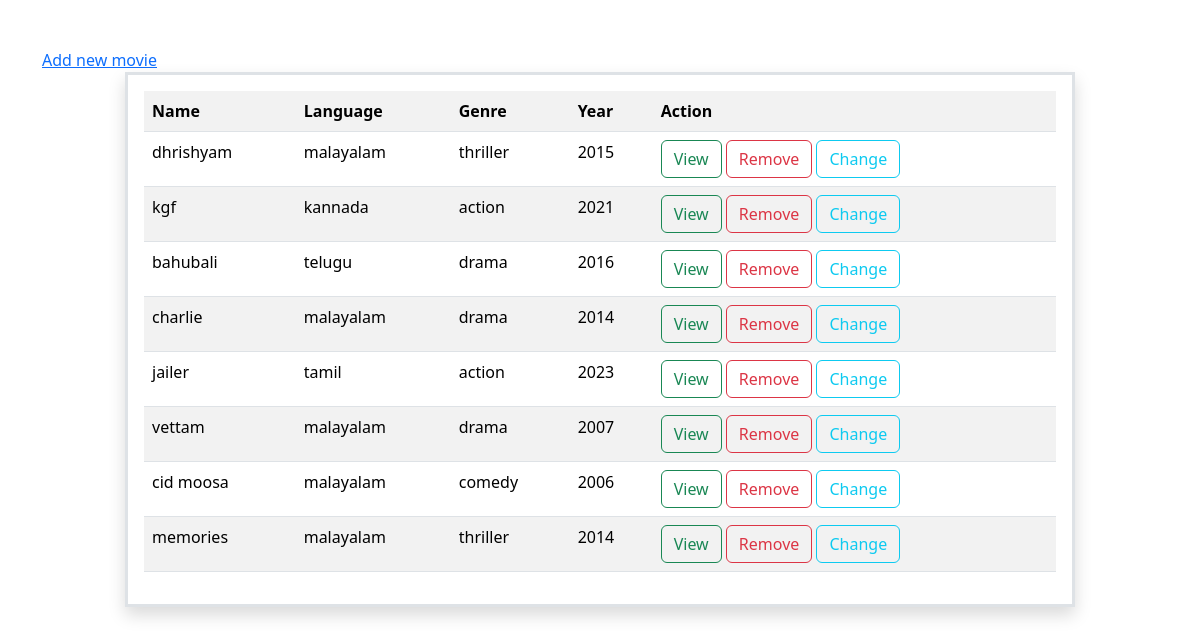
/movies/all/, run on the app's committed database.
### myapp/models.py (models this page shows, shortened)
class Movie(models.Model):
    name=models.CharField(max_length=200,unique=True)
    language=models.CharField(max_length=200)
    run_time=models.PositiveIntegerField()
    genre=models.CharField(max_length=200)
    director=models.CharField(max_length=200)
    year=models.PositiveIntegerField()
    actors=models.CharField(max_length=200)

### myapp/views.py (the view)
# urls.py: path("movies/all/",views.MovieListView.as_view(),name="movie-list"),
class MovieListView(View):
     def get(self,request,*args,**kwargs):
          qs=Movie.objects.all()
          return render(request,"movie_list.html",{"data":qs})

### myapp/templates/movie_list.html (shortened to what this page needs)
<!DOCTYPE html>
<html lang="en">
<head>
    <link href="https://cdn.jsdelivr.net/npm/bootstrap@5.3.2/dist/css/bootstrap.min.css" rel="stylesheet">
</head>
<body>
    <div class="container mt-5">
        <div class="row">
            <a href="{%url 'movie_add'%}">Add new movie</a>
        </div>
       <div class="row">
        <div class="col-1"></div>
        <div class="col-10 p-3 border border-3 shadow">
            <table class="table table-striped">
                <tr>
                    <th>Name</th>
                    <th>Language</th>
                    <th>Genre</th>
                    <th>Year</th>
                    <th>Action</th>
                </tr>
                {%for m in data%}
                <tr>
                    <td>{{m.name}}</td>
                    <td>{{m.language}}</td>
                    <td>{{m.genre}}</td>
                    <td>{{m.year}}</td>
                    <td>
                        <a href="{%url 'movie-detail' m.id %}" class="btn btn-outline-success">View</a>
                        <a href="{%url 'movie-delete' m.id%}" class="btn btn-outline-danger">Remove</a>
                        <a href="{%url 'movie-edit' m.id%}" class="btn btn-outline-info">Change</a>
                    </td>
                </tr>
                {%endfor%}
            </table>
        </div>
        <div class="col-1"></div>
       </div>
    </div>
</body>
</html>

### data on the page
Movie: name "dhrishyam", language "malayalam", genre "thriller", year "2015"
Movie: name "kgf", language "kannada", genre "action", year "2021"
Movie: name "bahubali", language "telugu", genre "drama", year "2016"
Movie: name "charlie", language "malayalam", genre "drama", year "2014"
Movie: name "jailer", language "tamil", genre "action", year "2023"
Movie: name "vettam", language "malayalam", genre "drama", year "2007"
Movie: name "cid moosa", language "malayalam", genre "comedy", year "2006"
Movie: name "memories", language "malayalam", genre "thriller", year "2014"
